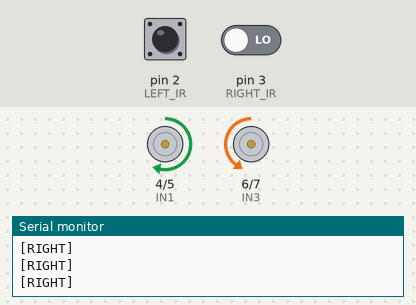
Simulated run of this sketch. Board: Arduino Uno, built with avr-gcc and run on an emulated ATmega328P. On the bench: motor-driver pin pairs drawn as motors (green arrow = first pin HIGH = forward, orange = second pin HIGH = backward, longer = more drive, scaled by the enable pin), the last lines printed to the serial monitor. The test bench sets the inputs (shaded band); at power-on: pin 2 (LEFT_IR) HIGH, pin 3 (RIGHT_IR) LOW.

Above: at 1.2 s.
1.3 s: pin 2 (LEFT_IR) driven LOW
At 2.2 s:
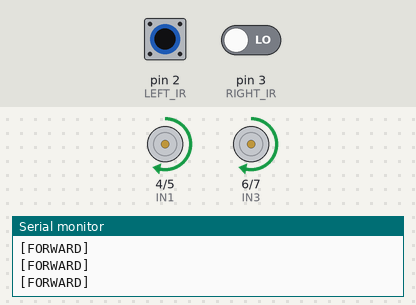
2.8 s: pin 3 (RIGHT_IR) driven HIGH
At 3.3 s:
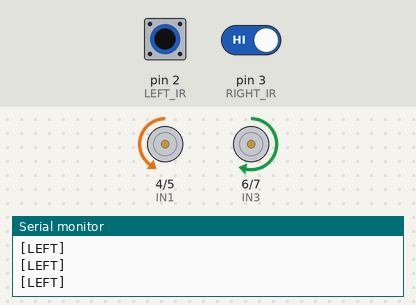
4.3 s: pin 2 (LEFT_IR) driven HIGH
At 5.5 s:
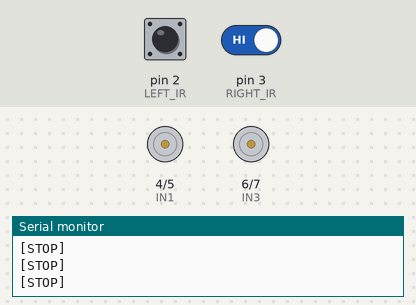
5.8 s: pin 3 (RIGHT_IR) driven LOW
At 6.9 s:
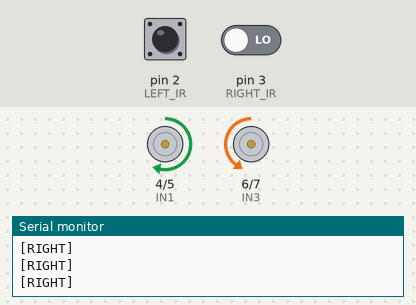
8.8 s: pin 3 (RIGHT_IR) driven HIGH
At 10.0 s:
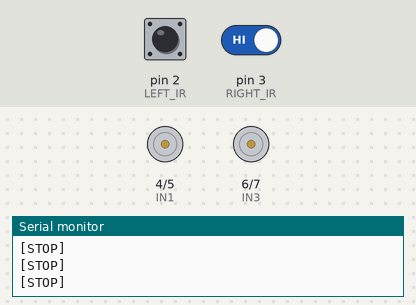
10.3 s: pin 2 (LEFT_IR) pulsed LOW 2 times (0.12 s each, 0.3 s apart)
At 10.51 s:
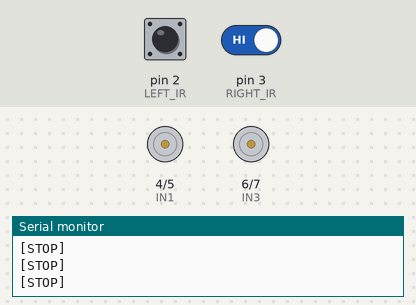
Timing chart, 0 to 13.3 s (numbered marks = the images above; inputs shaded):
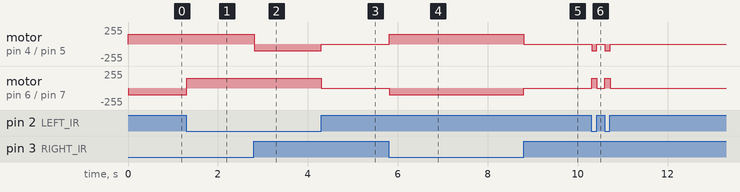

Measured:
- after the input at 1.3 s, motor on pin 6 (IN3) / pin 7 (IN4): backward 100/255 → forward 150/255 at once
- after the input at 2.8 s, motor on pin 4 (IN1) / pin 5 (IN2): forward 150/255 → backward 100/255 at once
- after the input at 4.3 s, motor on pin 4 (IN1) / pin 5 (IN2): backward 100/255 → stopped at once; motor on pin 6 (IN3) / pin 7 (IN4): forward 150/255 → stopped at once
- after the input at 5.8 s, motor on pin 4 (IN1) / pin 5 (IN2): stopped → forward 150/255 at once; motor on pin 6 (IN3) / pin 7 (IN4): stopped → backward 100/255 at once
- after the input at 8.8 s, motor on pin 4 (IN1) / pin 5 (IN2): forward 150/255 → stopped at once; motor on pin 6 (IN3) / pin 7 (IN4): backward 100/255 → stopped at once
- after the input at 10.3 s, motor on pin 4 (IN1) / pin 5 (IN2): alternates backward 100/255 for 0.12 s and stopped for 0.18 s, 4 changes in all, then stays stopped, starting at once; motor on pin 6 (IN3) / pin 7 (IN4): alternates forward 150/255 for 0.12 s and stopped for 0.18 s, 4 changes in all, then stays stopped, starting at once

The sketch:

sketch.ino
```cpp
const int LEFT_IR = 2;
const int RIGHT_IR = 3;

const int IN1 = 4;
const int IN2 = 5;
const int IN3 = 6;
const int IN4 = 7;
const int ENA = 9;
const int ENB = 10;

const int BASE_SPEED = 150;
const int TURN_SPEED = 100;

void setup() {
  Serial.begin(9600);

  pinMode(LEFT_IR, INPUT);
  pinMode(RIGHT_IR, INPUT);

  pinMode(IN1, OUTPUT);
  pinMode(IN2, OUTPUT);
  pinMode(IN3, OUTPUT);
  pinMode(IN4, OUTPUT);
  pinMode(ENA, OUTPUT);
  pinMode(ENB, OUTPUT);

  Serial.println("Line Follower Ready");
}

void moveForward() {
  digitalWrite(IN1, HIGH);
  digitalWrite(IN2, LOW);
  digitalWrite(IN3, HIGH);
  digitalWrite(IN4, LOW);
  analogWrite(ENA, BASE_SPEED);
  analogWrite(ENB, BASE_SPEED);
  Serial.println("[FORWARD]");
}

void turnLeft() {
  digitalWrite(IN1, LOW);
  digitalWrite(IN2, HIGH);
  digitalWrite(IN3, HIGH);
  digitalWrite(IN4, LOW);
  analogWrite(ENA, TURN_SPEED);
  analogWrite(ENB, BASE_SPEED);
  Serial.println("[LEFT]");
}

void turnRight() {
  digitalWrite(IN1, HIGH);
  digitalWrite(IN2, LOW);
  digitalWrite(IN3, LOW);
  digitalWrite(IN4, HIGH);
  analogWrite(ENA, BASE_SPEED);
  analogWrite(ENB, TURN_SPEED);
  Serial.println("[RIGHT]");
}

void stopMotors() {
  digitalWrite(IN1, LOW);
  digitalWrite(IN2, LOW);
  digitalWrite(IN3, LOW);
  digitalWrite(IN4, LOW);
  Serial.println("[STOP]");
}

void loop() {
  int LEFT_VAL = digitalRead(LEFT_IR);
  int RIGHT_VAL = digitalRead(RIGHT_IR);

  // IR sensors return LOW when detecting line (dark surface)
  if (LEFT_VAL == LOW && RIGHT_VAL == LOW) {
    moveForward();
  } else if (LEFT_VAL == HIGH && RIGHT_VAL == LOW) {
    turnRight();
  } else if (LEFT_VAL == LOW && RIGHT_VAL == HIGH) {
    turnLeft();
  } else {
    stopMotors();
  }

  delay(10);
}
```
